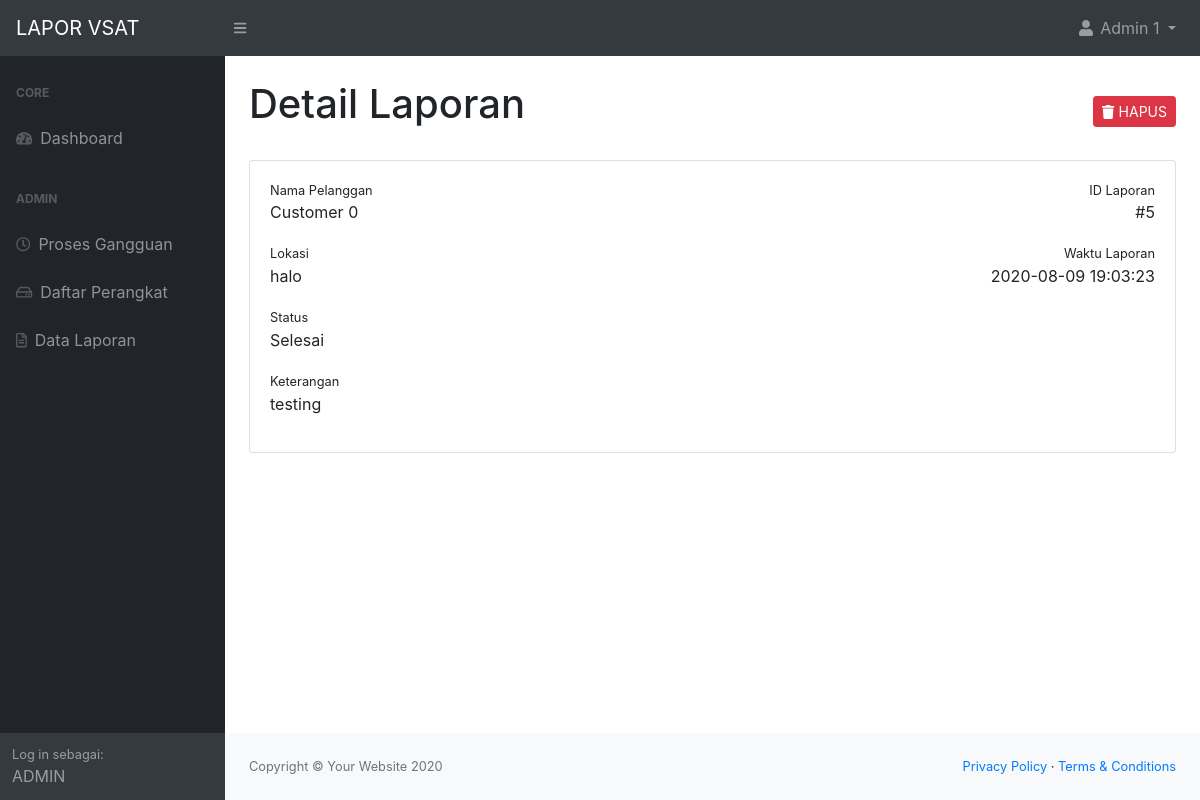
Before: /detail.php?id=5 (signed in) with the older database file.
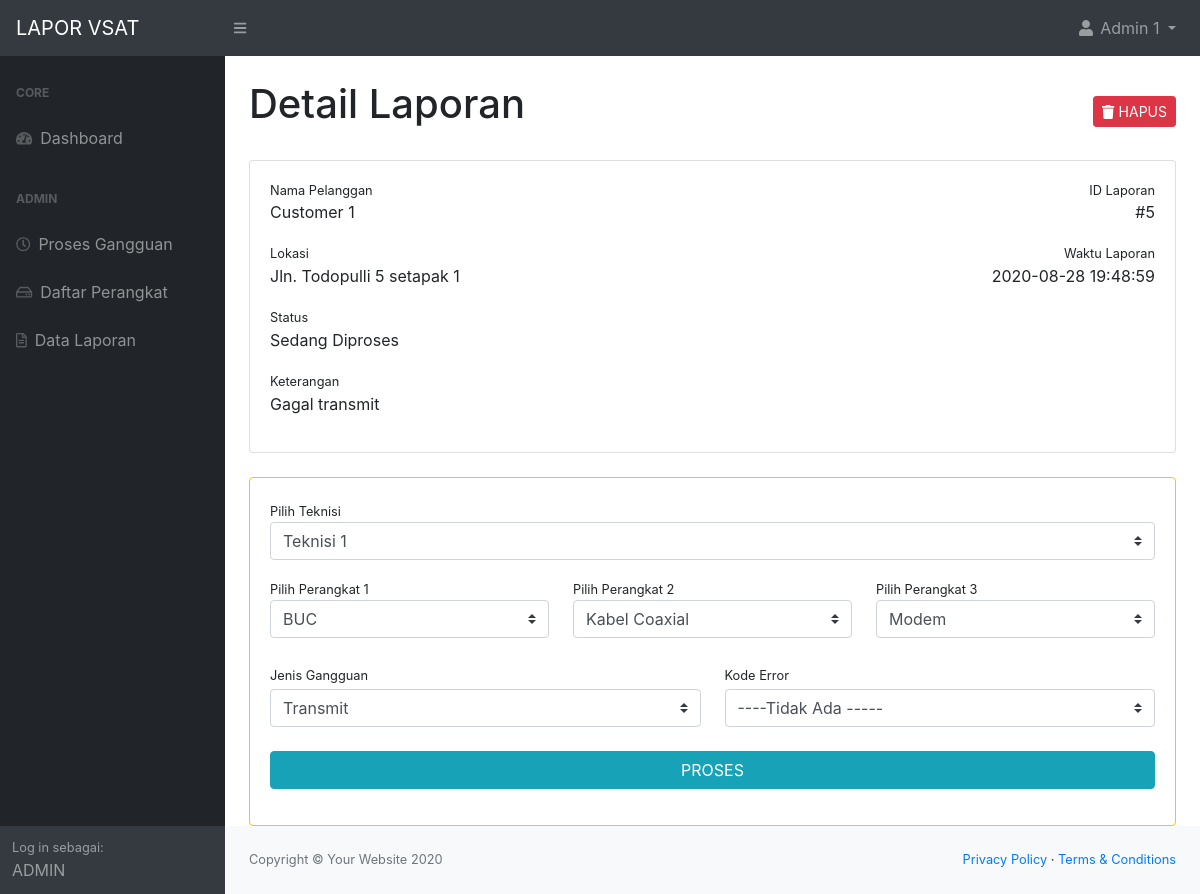
After: the same page with the newer database file.
### tables this page shows
CREATE TABLE `user` (
  `user_id` int(6) NOT NULL,
  `nama` varchar(50) NOT NULL,
  `email` varchar(50) NOT NULL,
  `hp` varchar(30) NOT NULL,
  `role` varchar(20) NOT NULL,
  `pass` varchar(50) NOT NULL,
  `telegram_id` varchar(30) NOT NULL
);

CREATE TABLE `report` (
  `report_id` int(10) NOT NULL,
  `customer_id` int(6) NOT NULL,
  `lokasi` varchar(100) NOT NULL,
  `keterangan` varchar(300) NOT NULL,
  `waktu_lapor` datetime NOT NULL,
  `stat` varchar(20) NOT NULL,
  `admin_id` int(6) NOT NULL DEFAULT 0,
  `jenis` varchar(100) DEFAULT NULL,
  `error_id` int(3) NOT NULL,
  `device_id` int(4) NOT NULL DEFAULT 0,
  `device2_id` int(6) NOT NULL DEFAULT 0,
  `device3_id` int(6) NOT NULL DEFAULT 0,
  `teknisi_id` int(11) NOT NULL DEFAULT 0,
  `tindakan` varchar(200) DEFAULT NULL,
  `sinyal` int(5) DEFAULT NULL,
  `terdampak` varchar(50) DEFAULT NULL,
  `gambar` varchar(50) DEFAULT NULL,
  `waktu_selesai` datetime DEFAULT NULL
);

CREATE TABLE `device` (
  `device_id` int(11) NOT NULL,
  `device_name` varchar(100) NOT NULL
);

### access/session.php (called while the page is built, shortened)
<?php
   include('db_access.php');
   if(!isset($_SESSION['login_email'])){
      header("location:login.php");
      die();
   }else{
      $email_check = $_SESSION['login_email'];
      $ses_sql = mysqli_query($conn,"select * from user where email = '".$email_check."'");
      $row = mysqli_fetch_array($ses_sql,MYSQLI_ASSOC);
      $nama_session = $row['nama'];
      $role_session = $row['role'];
   }
?>

### detail.php (the view, shortened to what this page needs)
<?php include('access/session.php');
if(!isset($_GET['id'])){
    header("location:index.php");
}else{
    if($role_session === 'admin'){
        $report_sql = mysqli_query($conn,"SELECT cust.nama as 'nama_cust', admin.nama as 'nama_admin' , report.*
        FROM user cust, user admin, report
        WHERE report.customer_id = cust.user_id AND
        (report.admin_id = admin.user_id OR report.admin_id = 0) AND
        report.report_id = '".$_GET['id']."' GROUP BY report_id");
    }
    $report = mysqli_fetch_array($report_sql,MYSQLI_ASSOC);
}
?>
<!DOCTYPE html>
<html lang="en">
    <head>
        <?php include('partials/head.php'); ?>
    </head>
    <body>
        <?php include('partials/topbar.php'); ?>
        <div id="layoutSidenav">
            <?php include('partials/sidebar.php'); ?>
            <div id="layoutSidenav_content">
                <main>
                    <div class="container-fluid">
                        <div class="row mt-4">
                            <div class="col-md-8">
                                <h1>Detail Laporan</h1>
                            </div>
                            <?php
                                if($role_session === 'admin'){
                                echo '<div class="col-md-4 text-md-right">
                                        <a href="access/delete_report.php?id='.$report['report_id'].'" class="btn btn-danger mt-3 btn-sm"><i class="fas fa-trash"></i> HAPUS</a>
                                    </div>';
                                }
                            ?>
                        </div>
                        <div class="card mt-4">
                            <div class="card-body">
                                <div class="d-flex w-100 justify-content-between">
                                    <small>Nama Pelanggan</small>
                                    <small>ID Laporan</small>
                                </div>
                                <div class="d-flex w-100 justify-content-between">
                                    <p><?php echo $report['nama_cust']; ?></p>
                                    <p>#<?php echo $report['report_id']; ?></p>
                                </div>
                                <div class="row">
                                    <div class="col-md-8">
                                        <small>Lokasi</small>
                                        <p><?php echo $report['lokasi']; ?></p>
                                    </div>
                                    <div class="col-md-4 text-md-right">
                                        <small>Waktu Laporan</small>
                                        <p><?php echo $report['waktu_lapor']; ?></p>
                                    </div>
                                </div>
                                <small>Status</small>
                                <p>
                                    <?php echo $report['stat'];?>
                                </p>
                                <small>Keterangan</small>
                                <p><?php echo $report['keterangan']; ?></p>
                            </div>
                        </div>
                        <?php
                            if($role_session == 'admin' && $report['stat'] != 'Selesai'){
                                echo '<div class="card border-warning mt-4">
                                        <div class="card-body">
                                            <div class="row">
                                                <div class="col-md-12 mb-3">
                                                    <small>Pilih Teknisi</small>
                                                    <select form="reportForm" name="teknisi" class="custom-select"> ';
                                $load = mysqli_query($conn, "SELECT * FROM user WHERE role = 'teknisi' ORDER BY user_id");
                                while ($row = mysqli_fetch_array($load)){
                                    echo '<option value="'.$row['user_id'].'"';
                                    if($report['teknisi_id'] == $row['user_id']){
                                        echo ' selected ';
                                    }
                                    echo '>'.$row['nama'].'</option>';
                                }
                                echo ' </select>
                                    </div>
                                    <div class="col-md-4 mb-3">
                                        <small>Pilih Perangkat 1</small>
                                        <select form="reportForm" name="device" class="custom-select">
                                        <option value="0">----Tidak Ada----</option>';
                                $load = mysqli_query($conn, "SELECT * FROM device ORDER BY device_name");
                                while ($row = mysqli_fetch_array($load)){
                                    echo '<option value="'.$row['device_id'].'"';
                                    if($report['device_id'] == $row['device_id']){
                                        echo ' selected ';
                                    }
                                    echo '>'.$row['device_name'].'</option>';
                                }
                                echo ' </select>
                                </div>
                                <div class="col-md-4 mb-3">
                                    <small>Pilih Perangkat 2</small>
                                    <select form="reportForm" name="device2" class="custom-select">
                                    <option value="0">----Tidak Ada----</option>';
                                $load = mysqli_query($conn, "SELECT * FROM device ORDER BY device_name");
                                while ($row = mysqli_fetch_array($load)){
                                    echo '<option value="'.$row['device_id'].'"';
                                    if($report['device2_id'] == $row['device_id']){
                                        echo ' selected ';
                                    }
                                    echo '>'.$row['device_name'].'</option>';
                                }
                                echo ' </select>
                                </div>
                                <div class="col-md-4 mb-3">
                                    <small>Pilih Perangkat 3</small>
                                    <select form="reportForm" name="device3" class="custom-select">
                                    <option value="0">----Tidak Ada----</option>';
                                $load = mysqli_query($conn, "SELECT * FROM device ORDER BY device_name");
                                while ($row = mysqli_fetch_array($load)){
                                    echo '<option value="'.$row['device_id'].'"';
                                    if($report['device3_id'] == $row['device_id']){
                                        echo ' selected ';
                                    }
                                    echo '>'.$row['device_name'].'</option>';
                                }
                                echo '</select>
                                                </div>
                                            </div>
                                            <form action="access/report_update.php" method="post" id="reportForm">
                                                <input type="hidden" name="user_id" value="'.$id_session.'">
                                                <input type="hidden" name="role" value="'.$role_session.'">
                                                <input type="hidden" name="report_id" value="'.$report['report_id'].'">
                                                <div class="row mt-2">
                                                    <div class="form-group col-md-6">
                                                        <label class="small mb-1" for="exampleFormControlTextarea1">Jenis Gangguan</label>
                                                        <select name="jenis" class="custom-select" id="jenisSel">
                                                        <option value="Transmit" ';
                                                        if($report['jenis'] == "Transmit") {echo 'selected';}
                                                        echo '>Transmit</option>
                                                        <option value="Receive" ';
                                                        if($report['jenis'] == "Receive") {echo 'selected';}
                                                        echo '>Receive</option>
                                                        <option value="Fisik" ';
                                                        if($report['jenis'] == "Fisik") {echo 'selected';}
                                                        echo '>Fisik</option>
                                                        </select>
                                                    </div>
                                                    <div class="form-group col-md-6">
                                                        <label class="small mb-1" for="exampleFormControlTextarea1">Kode Error</label>
                                                        <select name="kode_error" class="custom-select" id="errorSel">
                                                            <option value="0">----Tidak Ada -----</option>
                                                        </select>
                                                    </div>
                                                </div>
                                                <div class="row mt-2">
                                                    <div class="form-group col-12">
                                                        <button type="submit" class="btn btn-info btn-block">PROSES</button>
                                                    </div>
                                                </div>
                                            </form>
                                        </div>
                                    </div> ';
                            }
                        ?>
                    </div>
                </main>
                <?php include('partials/footer.php'); ?>
            </div>
        </div>
    </body>
</html>

### partials/head.php (shortened to what this page needs)
<link href="css/styles.css" rel="stylesheet" />

### partials/topbar.php (shortened to what this page needs)
<nav class="sb-topnav navbar navbar-expand navbar-dark bg-dark">
    <a class="navbar-brand" href="index.php">LAPOR VSAT</a>
    <button class="btn btn-link btn-sm order-1 order-lg-0" id="sidebarToggle" href="#"><i class="fas fa-bars"></i></button>
    <ul class="navbar-nav ml-auto ml-md-0 ">
        <li class="nav-item dropdown">
            <a class="nav-link dropdown-toggle" id="userDropdown" href="#" role="button" data-toggle="dropdown" aria-haspopup="true" aria-expanded="false"><i class="fas fa-user fa-fw"></i> <?php echo $nama_session; ?> </a>
        </li>
    </ul>
</nav>

### partials/sidebar.php
<div id="layoutSidenav_nav">
    <nav class="sb-sidenav accordion sb-sidenav-dark" id="sidenavAccordion">
        <div class="sb-sidenav-menu">
            <div class="nav">
                <div class="sb-sidenav-menu-heading">Core</div>
                <a class="nav-link" href="index.php">
                    <div class="sb-nav-link-icon"><i class="fas fa-tachometer-alt"></i></div>
                    Dashboard
                </a>
                <?php
                    if($role_session == "customer"){
                        echo '<div class="sb-sidenav-menu-heading">Customer</div>
                        <a class="nav-link" href="lapor.php">
                            <div class="sb-nav-link-icon"><i class="fas fa-plus"></i></div>
                            Lapor Gangguan
                        </a>
                        <a class="nav-link" href="histori.php">
                            <div class="sb-nav-link-icon"><i class="far fa-file-alt"></i></div>
                            Histori
                        </a>';
                    }else if($role_session == "admin"){
                        echo '<div class="sb-sidenav-menu-heading">Admin</div>
                        <a class="nav-link" href="proses.php">
                            <div class="sb-nav-link-icon"><i class="far fa-clock"></i></div>
                            Proses Gangguan
                        </a>
                        <a class="nav-link" href="perangkat.php">
                            <div class="sb-nav-link-icon"><i class="far fa-hdd"></i></div>
                            Daftar Perangkat
                        </a>
                        <a class="nav-link" href="laporan.php">
                        <div class="sb-nav-link-icon"><i class="far fa-file-alt"></i></div>
                            Data Laporan
                        </a>';
                    }else if($role_session == "teknisi"){
                        echo '<div class="sb-sidenav-menu-heading">Teknisi</div>
                        <a class="nav-link" href="proses.php">
                            <div class="sb-nav-link-icon"><i class="far fa-file"></i></div>
                            Proses Gangguan
                        </a>
                        <a class="nav-link" href="laporan.php">
                            <div class="sb-nav-link-icon"><i class="far fa-file-alt"></i></div>
                            Data Laporan
                        </a>';
                    }else if($role_session == "superuser"){
                        echo '<div class="sb-sidenav-menu-heading">User</div>
                        <a class="nav-link" href="user.php">
                            <div class="sb-nav-link-icon"><i class="far fa-file"></i></div>
                            User
                        </a>';
                    }
                ?>
            </div>
        </div>
        <div class="sb-sidenav-footer">
            <div class="small">Log in sebagai:</div>
            <?php echo strtoupper($role_session); ?>
        </div>
    </nav>
</div>

### partials/footer.php
<footer class="py-4 bg-light mt-auto">
    <div class="container-fluid">
        <div class="d-flex align-items-center justify-content-between small">
            <div class="text-muted">Copyright &copy; Your Website 2020</div>
            <div>
                <a href="#">Privacy Policy</a>
                &middot;
                <a href="#">Terms &amp; Conditions</a>
            </div>
        </div>
    </div>
</footer>

Changed rows visible on the page:
no longer on this page (row edited): user: nama "Customer 0", report.report_id "5", report.lokasi "halo", report.waktu_lapor "2020-08-09 19:03:23", report.stat "Selesai", report.keterangan "testing"
now on this page (row edited): user: nama "Customer 1", report.report_id "5", report.lokasi "Jln. Todopulli 5 setapak 1", report.waktu_lapor "2020-08-28 19:48:59", report.stat "Sedang Diproses", report.keterangan "Gagal transmit"
now on this page (row edited): report: teknisi "Teknisi 1", device "BUC", device2 "Kabel Coaxial", device3 "Modem", jenis "Transmit"
changed report: stat "Selesai" → "Sedang Diproses" (drawn)
Other visible differences:
form field kode_error: (not shown) → "----Tidak Ada -----"
text now shown: "Pilih Teknisi Pilih Perangkat 1 Pilih Perangkat 2 Pilih Perangkat 3 Jenis Gangguan Kode Error PROSES"
